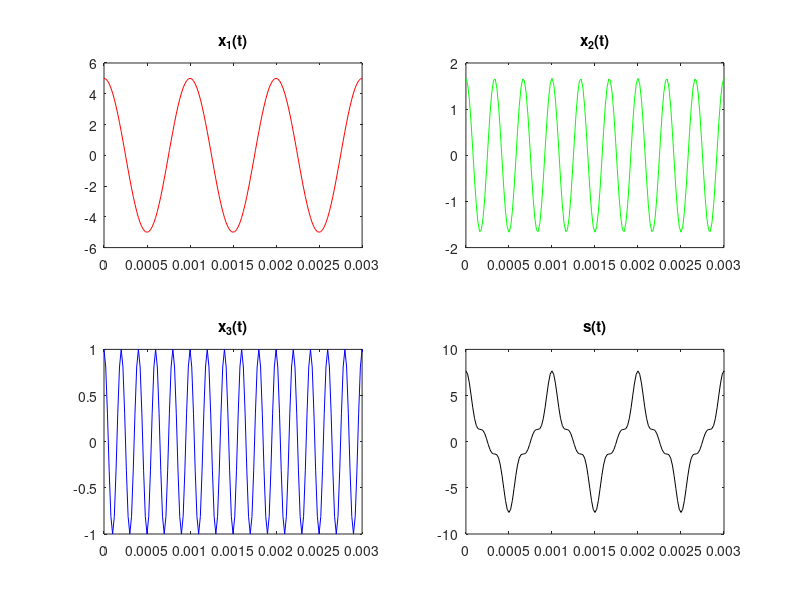
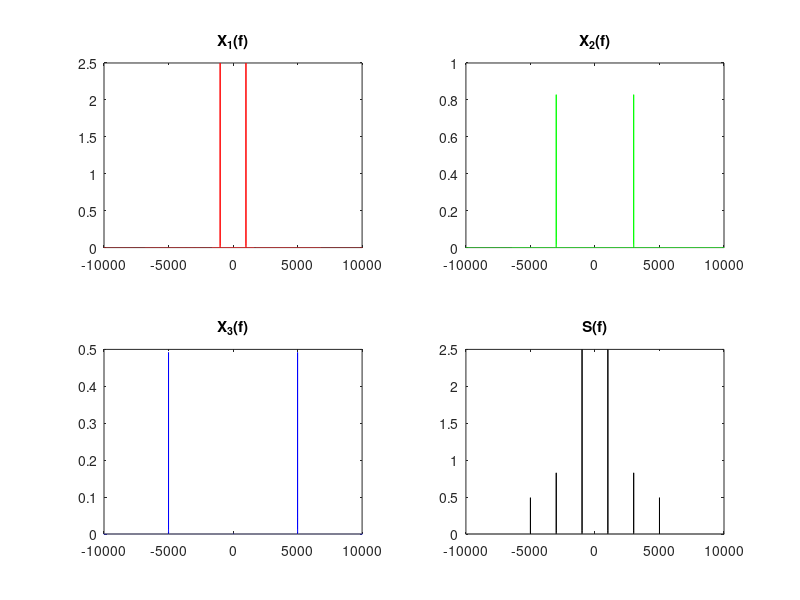
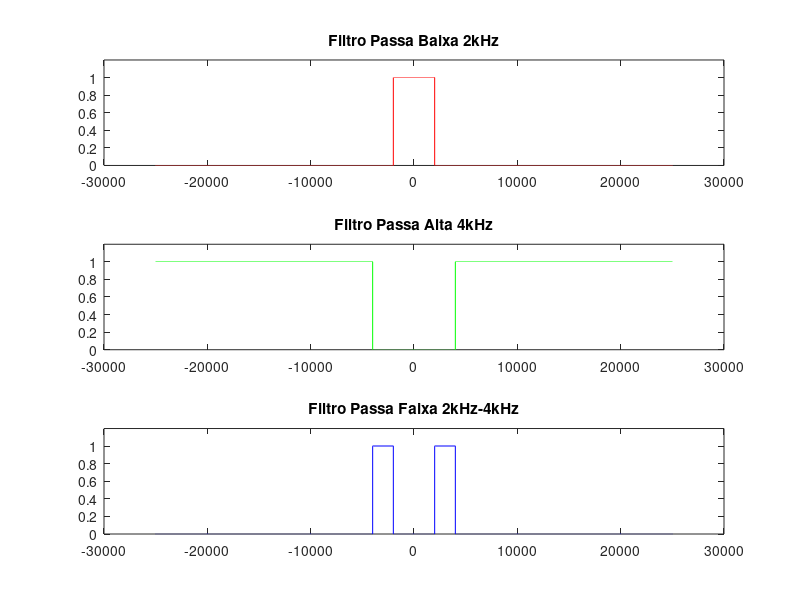
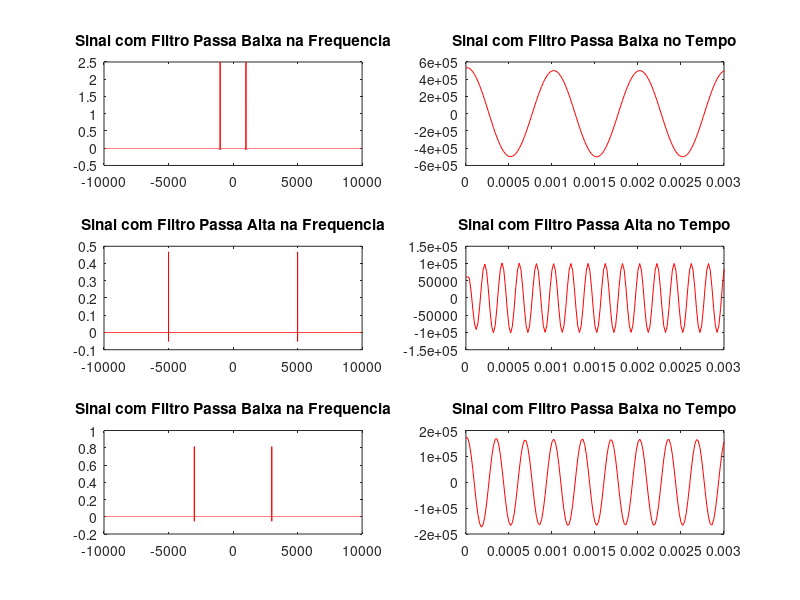

Write MATLAB code to recreate these figures, in order.
pkg load signal;
clc
clear all
close all

f1 = 1e3;
f2 = 3e3;
f3 = 5e3;
fs = 10*f3

Ts = 1/fs;
t_final = 2
T = 1/f1;


A1 = 5;
A1 = 5;
A2 = 5/3;
A3 = 1;

t = [0:Ts:t_final];

x1_t = A1*cos(2*pi*f1*t);
x2_t = A2*cos(2*pi*f2*t);
x3_t = A3*cos(2*pi*f3*t);

s_t = x1_t + x2_t + x3_t;

%Transformando no Dominio da Frequencia
X1_f = fft(x1_t)/length(x1_t);
X1_f = fftshift(X1_f);

X2_f = fft(x2_t)/length(x2_t);
X2_f = fftshift(X2_f);

X3_f = fft(x3_t)/length(x3_t);
X3_f = fftshift(X3_f);

S_f = fft(s_t)/length(s_t);
S_f = fftshift(S_f);


passo_f = 1/t_final;
f = [-fs/2:passo_f:fs/2];

filtro_pb = [zeros(1, 46e3) ones(1,8001) zeros(1, 46e3)];
filtro_pa = [ones(1, 42e3) zeros(1,16001) ones(1, 42e3)];
filtro_pf = [zeros(1, 42e3) ones(1,4000) zeros(1,8001) ones(1,4000) zeros(1, 42e3)];


S_pb_f = (S_f .* filtro_pb);
S_pa_f = (S_f .* filtro_pa);
S_pf_f = (S_f .* filtro_pf);

S_pb_t = fft(fftshift(S_pb_f))*length(S_pb_f);
S_pa_t = fft(fftshift(S_pa_f))*length(S_pa_f);
S_pf_t = fft(fftshift(S_pf_f))*length(S_pf_f);

%-------------------------------------------------------------------------------------------
%Transformando no Dominio da Frequencia
figure(1);
S_f = fft(s_t)/length(s_t);
S_f = fftshift(S_f);
passo_f = 1/t_final;
f = [-fs/2:passo_f:fs/2];

% Plot no Dominio do tempo
% Subplot X1
figure(1)
subplot(2,2,1);
plot(t,x1_t,"r")
title("x_1(t)");
xlim([0 3*T])

%Subplot X2
subplot(2,2,2);
plot(t,x2_t,"g")
title("x_2(t)");
xlim([0 3*T])

%Subplot X3
subplot(2,2,3);
plot(t,x3_t,"b")
title("x_3(t)");
xlim([0 3*T])

%Subplot S_t
subplot(2,2,4);
plot(t,s_t,"k")
title("s(t)");
xlim([0 3*T])

% Plot no Dominio da Frequencia
% Subplot X1
figure(2)
subplot(2,2,1);
plot(f,abs(X1_f),"r")
title("X_1(f)");
xlim([-2*f3 2*f3])

%Subplot X2
subplot(2,2,2);
plot(f,abs(X2_f),"g")
title("X_2(f)");
xlim([-2*f3 2*f3])

%Subplot X3
subplot(2,2,3);
plot(f,abs(X3_f),"b")
title("X_3(f)");
xlim([-2*f3 2*f3])

subplot(2,2,4);
plot(f,abs(S_f),"k")
title("S(f)");
xlim([-2*f3 2*f3])

%-------------------------------------------------------------------------------------------
%Filtros
figure(3)
subplot(3,1,1);
plot(f,filtro_pb,"r");
ylim([0 1.2]);
title("Filtro Passa Baixa 2kHz");

subplot(3,1,2);
plot(f,filtro_pa,"g");
ylim([0 1.2]);
title("Filtro Passa Alta 4kHz");


subplot(3,1,3);
plot(f,filtro_pf,"b");
ylim([0 1.2]);
title("Filtro Passa Faixa 2kHz-4kHz");

%-------------------------------------------------------------------------------------------
%Sinal Filtrado
figure(4)
subplot(3,2,1);
plot(f,S_pb_f,"r");
xlim([-2*f3 2*f3])
title("Sinal com Filtro Passa Baixa na Frequencia");
subplot(3,2,2);
plot(t,S_pb_t,"r");
xlim([0 3*T])
title("Sinal com Filtro Passa Baixa no Tempo");

subplot(3,2,3);
plot(f,S_pa_f,"r");
xlim([-2*f3 2*f3])
title("Sinal com Filtro Passa Alta na Frequencia");
subplot(3,2,4);
plot(t,S_pa_t,"r");
xlim([0 3*T])
title("Sinal com Filtro Passa Alta no Tempo");

subplot(3,2,5);
plot(f,S_pf_f,"r");
xlim([-2*f3 2*f3])
title("Sinal com Filtro Passa Baixa na Frequencia");
subplot(3,2,6);
plot(t,S_pf_t,"r");
xlim([0 3*T])
title("Sinal com Filtro Passa Baixa no Tempo");


